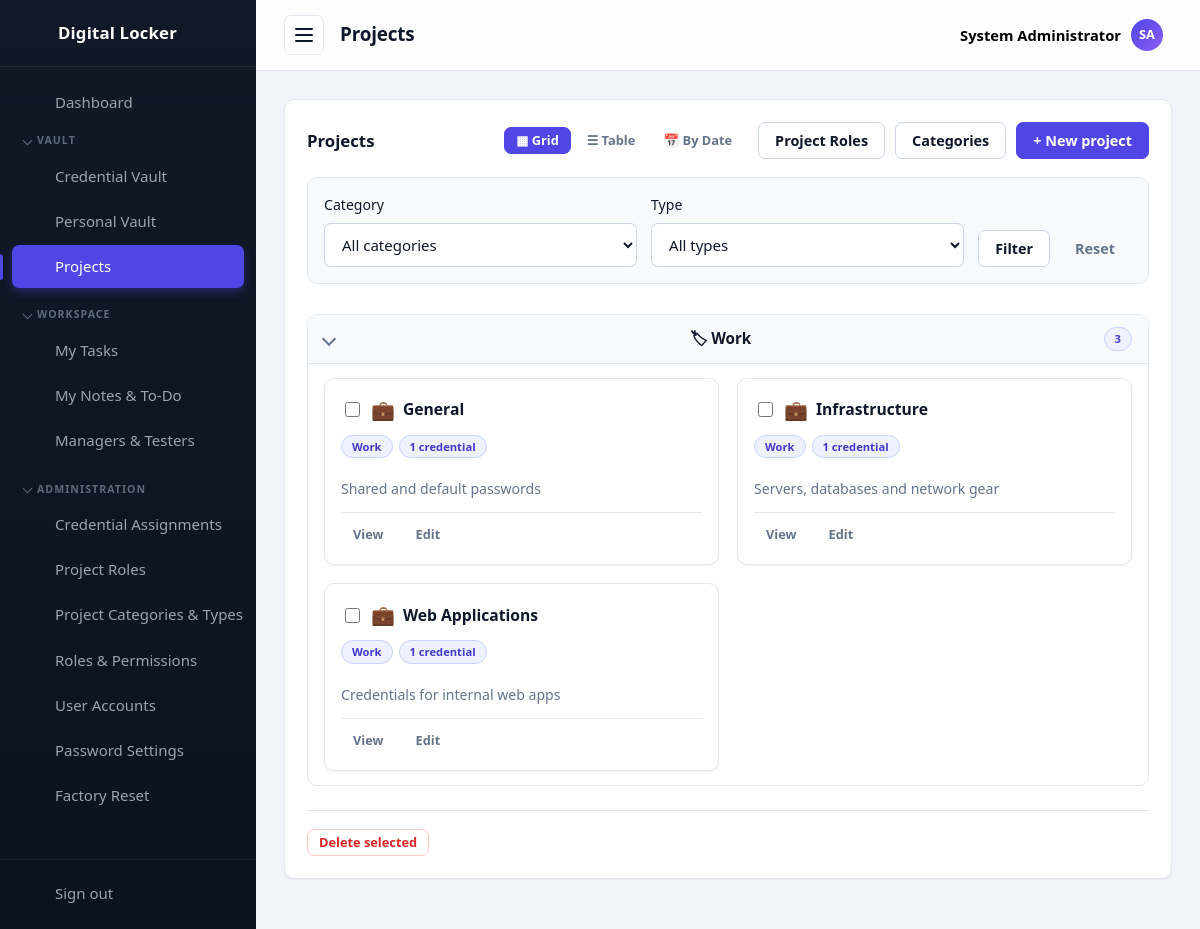
Page /projects/index.php (signed in) on the committed database.
### tables this page shows
CREATE TABLE settings (
  id          INT UNSIGNED AUTO_INCREMENT PRIMARY KEY,
  setting_key VARCHAR(60) NOT NULL UNIQUE,
  setting_value TEXT NULL
);

CREATE TABLE projects (
  id          INT UNSIGNED AUTO_INCREMENT PRIMARY KEY,
  name        VARCHAR(100) NOT NULL UNIQUE,
  client      VARCHAR(80)  NOT NULL DEFAULT '',
  category    VARCHAR(60)  NOT NULL DEFAULT '',
  type        VARCHAR(60)  NOT NULL DEFAULT '',
  role        VARCHAR(80)  NOT NULL DEFAULT '',
  description VARCHAR(255) NOT NULL DEFAULT '',
  created_at  TIMESTAMP DEFAULT CURRENT_TIMESTAMP
);

CREATE TABLE project_categories (
  id         INT UNSIGNED AUTO_INCREMENT PRIMARY KEY,
  name       VARCHAR(60) NOT NULL UNIQUE,
   
   
  icon       VARCHAR(255) NOT NULL DEFAULT '📁',
  created_at TIMESTAMP DEFAULT CURRENT_TIMESTAMP
);

### projects/index.php (the view, shortened to what the rows shown need)
<?php
require_once __DIR__ . '/../includes/init.php';
$isAdmin = isAdministrator();
$pageTitle = $isAdmin ? 'Projects' : 'My Projects';
$sql = 'SELECT p.id, p.name, p.client, p.category, p.role, p.description, p.created_at,
               (SELECT COUNT(*) FROM passwords pw WHERE pw.project_id = p.id) AS password_count'
     . (!$isAdmin ? ', pm.project_role AS my_role' : '')
     . '   FROM projects p';
$params = [];
$sql .= ' WHERE 1=1';
$sql .= ' ORDER BY p.name';
$stmt = $db->prepare($sql);
$stmt->execute($params);
$projects = $stmt->fetchAll();
$categories = projectCategoryOptions();
$viewMode = ($_GET['view'] ?? '') === 'table' ? 'table' : 'grid';
$groupBy = ($_GET['group'] ?? '') === 'date' ? 'date' : '';
        ?>
        <?php
function renderProjectCard(array $p, bool $isAdmin, string $viewMode): void
{
    ?>
    <div class="credential-card">
        <div class="credential-card__header">
            <?php if ($isAdmin): ?><input type="checkbox" name="ids[]" value="<?= (int) $p['id'] ?>" class="proj-check credential-card__mark"><?php endif; ?>
            <span class="credential-card__icon"><?= $p['category'] ? e(projectCategoryIcon($p['category'])) : '📁' ?></span>
            <a class="credential-card__title" href="view.php?id=<?= (int) $p['id'] ?>"><?= e($p['name']) ?></a>
        </div>
        <div class="credential-card__meta">
            <?php if ($p['category']): ?><a class="badge badge--role" href="index.php?category=<?= urlencode($p['category']) ?>&amp;view=<?= e($viewMode) ?>"><?= e($p['category']) ?></a><?php endif; ?>
            <span class="badge badge--role"><?= (int) $p['password_count'] ?> credential<?= (int) $p['password_count'] === 1 ? '' : 's' ?></span>
        </div>
        <p class="muted" style="margin:10px 0 0"><?= e($p['description'] ?: 'No description.') ?></p>
        <div class="credential-card__actions">
            <a class="btn btn--small btn--ghost" href="view.php?id=<?= (int) $p['id'] ?>">View</a>
            <?php if ($isAdmin || ($p['my_role'] ?? null) === 'manager'): ?>
                <a class="btn btn--small btn--ghost" href="edit.php?id=<?= (int) $p['id'] ?>">Edit</a>
            <?php endif; ?>
        </div>
    </div>
    <?php
}
function renderProjectSet(array $projects, string $viewMode, bool $isAdmin): void
{
    if ($viewMode === 'table') {
        ?>
        <div class="table-wrap">
        <table class="table">
            <thead>
                <tr>
                    <?php if ($isAdmin): ?><th style="width:36px"><input type="checkbox" class="proj-check-all-group"></th><?php endif; ?>
                    <th>Client</th>
                    <th>Category</th>
                    <th>Type</th>
                    <th>Role</th>
                    <th>Name</th>
                    <th>Description</th>
                    <th>Passwords</th>
                    <th class="table__actions">Actions</th>
                </tr>
            </thead>
            <tbody>
            <?php renderMergedProjectTable($projects, $isAdmin); ?>
            </tbody>
        </table>
        </div>
        <?php
    } else {
        ?>
        <div class="credential-grid">
            <?php foreach ($projects as $p): ?>
                <?php renderProjectCard($p, $isAdmin, $viewMode); ?>
            <?php endforeach; ?>
        </div>
        <?php
    }
}
require __DIR__ . '/../includes/header.php';
?>
<div class="card">
    <div class="card__header card__header--stack">
        <h2 class="card__title"><?= e($pageTitle) ?></h2>
    </div>
    <?php if (!$projects): ?>
        <p class="muted">No projects match your filters.</p>
    <?php else: ?>
        <?php if ($isAdmin): ?>
        <form method="post" action="delete.php" onsubmit="return confirm('Delete the selected project(s)? Their passwords will be unassigned.');">
        <?php endif; ?>
        <?php
            $groupKey = $groupBy === 'date' ? 'date' : 'category';
            $groupIcons = ['date' => '📅', 'category' => '🏷'];
            $groups = [];
            foreach ($projects as $p) {
                if ($groupBy === 'date') {
                    $day = date('Y-m-d', strtotime($p['created_at']));
                    $key = $day;
                    $label = relativeDayLabel($p['created_at']);
                } else {
                    $key = $p['category'] !== '' ? $p['category'] : '__uncategorized__';
                    $label = $p['category'] !== '' ? $p['category'] : 'Uncategorized';
                }
                if (!isset($groups[$key])) {
                    $groups[$key] = ['label' => $label, 'rows' => []];
                }
                $groups[$key]['rows'][] = $p;
            }
            if ($groupBy === 'date') {
                krsort($groups);
            } else {
                uasort($groups, static fn ($a, $b) => strcasecmp($a['label'], $b['label']));
            }
            ?>
            <?php foreach ($groups as $group): ?>
                <details class="vault-group" open>
                    <summary class="vault-group__summary">
                        <span><?= e($groupIcons[$groupKey]) ?> <?= e($group['label']) ?></span>
                        <span class="badge badge--role"><?= count($group['rows']) ?></span>
                    </summary>
                    <?php renderProjectSet($group['rows'], $viewMode, $isAdmin); ?>
                </details>
            <?php endforeach; ?>
        <?php if ($isAdmin): ?>
        </form>
        <?php endif; ?>
    <?php endif; ?>
</div>
<?php require __DIR__ . '/../includes/footer.php'; ?>

### includes/header.php (shortened to what the rows shown need)
<?php
require_once __DIR__ . '/init.php';
function navIcon(string $name): string
{
    $icons = [
        'dashboard' => '<path d="M3 3h8v8H3zM13 3h8v5h-8zM13 12h8v9h-8zM3 15h8v6H3z"/>',
        'passwords' => '<circle cx="8" cy="15" r="4"/><path d="M10.8 12.2L21 2M18 5l3 3M15.5 7.5l2 2"/>',
        'personal'  => '<circle cx="12" cy="8" r="4"/><path d="M4 21c0-4.4 3.6-7 8-7s8 2.6 8 7"/>',
        'export'    => '<path d="M12 3v12M8 11l4 4 4-4M4 17v3h16v-3"/>',
        'projects'  => '<path d="M3 7a2 2 0 0 1 2-2h4l2 2h8a2 2 0 0 1 2 2v9a2 2 0 0 1-2 2H5a2 2 0 0 1-2-2z"/>',
        'tasks'     => '<path d="M9 5H7a2 2 0 0 0-2 2v12a2 2 0 0 0 2 2h10a2 2 0 0 0 2-2V7a2 2 0 0 0-2-2h-2"/><rect x="9" y="3" width="6" height="4" rx="1"/><path d="M9 12l2 2 4-4"/>',
        'notes'     => '<path d="M6 3h9l5 5v13a1 1 0 0 1-1 1H6a1 1 0 0 1-1-1V4a1 1 0 0 1 1-1z"/><path d="M15 3v5h5M8 13h8M8 17h5"/>',
        'team'      => '<circle cx="9" cy="8" r="3.5"/><path d="M2.5 20c0-3.5 3-5.5 6.5-5.5s6.5 2 6.5 5.5M16 4.5a3.5 3.5 0 0 1 0 7M17.5 14.5c2.5.6 4 2.3 4 5.5"/>',
        'categories' => '<path d="M4 4h7v7H4zM13 4h7v7h-7zM4 13h7v7H4zM13 13h7v7h-7z"/>',
        'assignments' => '<circle cx="9" cy="7" r="4"/><path d="M2.5 21c0-4 3-6.5 6.5-6.5s6.5 2.5 6.5 6.5"/><path d="M17 8l2 2 4-4"/>',
        'roles'     => '<path d="M12 3l8 3v6c0 4.5-3.2 7.6-8 9-4.8-1.4-8-4.5-8-9V6z"/><path d="M9 12l2 2 4-4"/>',
        'users'     => '<circle cx="9" cy="8" r="3.5"/><path d="M2.5 20c0-3.5 3-5.5 6.5-5.5s6.5 2 6.5 5.5M16 4.5a3.5 3.5 0 0 1 0 7M17.5 14.5c2.5.6 4 2.3 4 5.5"/>',
        'settings'  => '<path d="M4 7h10M18 7h2M4 17h2M10 17h10"/><circle cx="16" cy="7" r="2.5"/><circle cx="8" cy="17" r="2.5"/>',
        'reset'     => '<path d="M3 12a9 9 0 1 1 3 6.7"/><path d="M3 21v-5h5"/>',
        'logout'    => '<path d="M14 4H5v16h9M10 12h11M18 8l4 4-4 4"/>',
        'lock'      => '<rect x="5" y="11" width="14" height="10" rx="2"/><path d="M8 11V8a4 4 0 0 1 8 0v3M12 15v3"/>',
    ];
    return '<svg class="icon" width="24" height="24" viewBox="0 0 24 24" fill="none" stroke="currentColor" stroke-width="2" stroke-linecap="round" stroke-linejoin="round" aria-hidden="true">' . ($icons[$name] ?? '') . '</svg>';
}
?>
<!DOCTYPE html>
<html lang="en">
<head>
    <title><?= e(pageTitle($pageTitle)) ?></title>
    <link rel="stylesheet" href="<?= e(assetUrl('/assets/css/style.css')) ?>">
</head>
<body data-autolock="<?= (int) setting('auto_lock_minutes', '0') ?>" data-confirm-reveal="<?= (int) setting('require_confirm_reveal', '0') ?>" data-lock-url="<?= e(BASE_URL . '/lock.php') ?>">
<div class="layout">
    <aside class="sidebar" id="sidebar">
        <a class="sidebar__brand" href="<?= BASE_URL ?>/dashboard.php" aria-label="<?= e(appName()) ?>">
            <?= navIcon('lock') ?>
            <span class="sidebar__brand-text"><?= e(appName()) ?></span>
        </a>
    </aside>
    <div class="main">
        <header class="topbar">
            <h1 class="topbar__title"><?= e($pageTitle) ?></h1>
        </header>
        <main class="content">

### rows in the picture
settings: setting_value "Digital Locker"
projects: category.icon "💼", name "General", category "Work", password_count "1", description "Shared and default passwords"
projects: category.icon "💼", name "Infrastructure", category "Work", password_count "1", description "Servers, databases and network gear"
projects: category.icon "💼", name "Web Applications", category "Work", password_count "1", description "Credentials for internal web apps"

### other values in the picture
$navGroup['label'] "VAULT"
$navItem['label'] "Credential Vault"
$navItem['label'] "Personal Vault"
$navItem['label'] "Projects"
$navGroup['label'] "WORKSPACE"
$navItem['label'] "My Tasks"
$navItem['label'] "My Notes & To-Do"
$navItem['label'] "Managers & Testers"
$navGroup['label'] "ADMINISTRATION"
$navItem['label'] "Credential Assignments"
$navItem['label'] "Project Roles"
$navItem['label'] "Project Categories & Types"
$navItem['label'] "Roles & Permissions"
$navItem['label'] "User Accounts"
$navItem['label'] "Password Settings"
